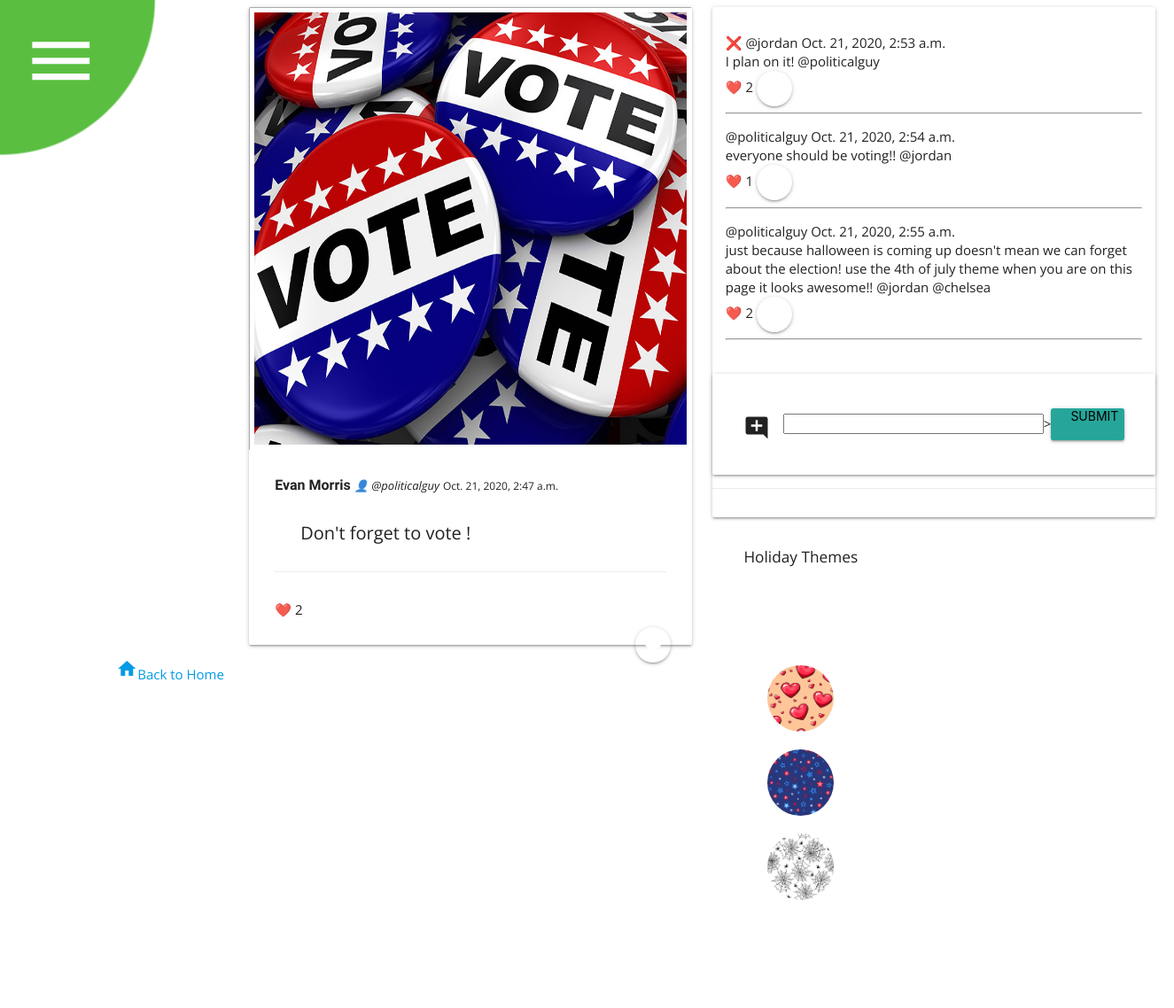
The page /post/6/ (signed in) on the database its author committed.
### post/models.py (models this page shows, shortened)
class Post(models.Model):
    photo = models.ImageField(upload_to="image")
    caption = models.CharField(max_length=250)
    date = models.DateTimeField(default=timezone.now)
    location = models.CharField(max_length=100, null=True, blank=True)
    likes = models.IntegerField(default=0)
    author = models.ForeignKey(InstaUser, on_delete=models.CASCADE)

class Comment(models.Model):
    post = models.ForeignKey(Post, on_delete=models.CASCADE)
    creator = models.ForeignKey(InstaUser, on_delete=models.CASCADE)
    text = models.TextField()
    date = models.DateTimeField(default=timezone.now)
    likes = models.IntegerField(default=0)
    dislikes = models.IntegerField(default=0)

### instauser/models.py (models this page shows)
class InstaUser(AbstractUser):
    display_name = models.CharField(max_length=40, unique=False)
    bio = models.CharField(max_length=100, blank=True, null=True)
    followers = models.ManyToManyField("self", symmetrical=False, blank=True, default='self')
    profile_pic = models.ImageField(upload_to='image', default='/media/image/default.jpg')
    email = models.EmailField(blank=True, null=True)
    REQUIRED_FIELDS = ['display_name']
    def __str__(self):
        return f"@{self.username}"

### post/views.py (the view, shortened to what this page needs)
# urls.py: path('post/<int:postid>/', PostDetailView, name='post_details'),
@login_required
def PostDetailView(request, postid):
    form = CommentForm
    comments = Comment.objects.filter(post=postid)
    post = Post.objects.get(pk=postid)
    return render(request, 'details.html', {'post':post, 'form':form, 'comments':comments})

### templates/details.html (shortened to what this page needs)
<html lang="en" id="htmltag" class="theme-vanilla">
{% include './partials/head.html' %}
<body id="body">
    <div >
        {% include './blobmenu.html' %}
    </div>
    <div id="details-background">
        <div class="row">
            <div class="col s12 m6">
                <div id="left" class="card">
                    <div class="card-image">
                        <img class="card-image postpic" src="{{ post.photo.url }}" alt="photo">
                    </div>
                    <div class="card-content">
                        <p class="display_name">{{ post.author.display_name }}</p>
                        <p class="username">👤 @{{ post.author.username }}</p>
                        <p class="date">{{ post.date }}</p>
                        <div class="card-content">
                            <p class="caption">{{ post.caption }}</p>
                        </div>
                        <div class="card-action"></div>
                        <p class="post-likes">❤️ {{ post.likes }}</p>
                        <a class="btn-floating halfway-fab waves-effect waves-light red" href="/post/{{ post.id }}/like/">
                            <i class="material-icons">favorite</i></a>
                        </div>
                    </div>
                    <span> <a href="/"><i class="material-icons">home</i>Back to Home</a></span>
                </div>
            </div>
            <div class="row">
                <div class="col s6">
                    <div id="right" class="card">
                        <div id="comments">
                            {% include "./partials/comment.html" %}
                        </div>
                        <form class="card-panel" action="" method="post">
                            <div class="input-field col s12 valign-wrapper">
                                <i class="material-icons prefix">add_comment</i>
                                <input type={{form.text}}>
                                <input class="btn-block waves-effect waves-light btn" type="submit" value="Submit">
                            </div>
                    </form>
                    <div class="card-action">
                    </div>
                </div>
                <div id="theme-container">
            <h6>Holiday Themes</h6>
            <button id="vanilla-button" class="theme-button" onclick="setTheme('theme-vanilla')"></button>
            <button id="feb-button" class="theme-button bg-2" onclick="setTheme('theme-valentinesDay')"></button>
            <button id="jul-button" class="theme-button bg-7" onclick="setTheme('theme-fourthOfJuly')"></button>
            <button id="oct-button" class="theme-button bg-10" onclick="setTheme('theme-halloween')"></button>
            <button id="dec-button" class="theme-button bg-12" onclick="setTheme('theme-christmas')"></button>
        </div>
            </div>
        </div>
    </div>
</body>
</html>

### templates/partials/comment.html
<div class="comments">
        <ul>
            {% for comment in comments %}
                {% if comment.tweet.id == tweet.id %}
                    <li class="comment">
                        {% if comment.creator == request.user or post.author == request.user %}
                            <a href="/deletecomment/{{ comment.id }}/">❌</a>
                        {% endif %}
                        <p >{{comment.creator}} {{ comment.date }}</p><br>
                        <p >{{comment.text}}</p><br>
                        <p class="">❤️ {{ comment.likes }}</p>
                        <a class="btn-floating waves-effect waves-light red" href="/post/{{ post.id }}/{{ comment.id }}/like/">
                            <i class="material-icons">favorite</i></a>
                    <hr>
                    </li>
                {% endif %}
                {% empty %}
                    <li>No comments yet.</li>
            {% endfor %}
        </ul>
    </div>

### static/css/blob.css (style rules this page uses)
* { box-sizing: border-box; }
:root { --speed: 0.85; --primary: white; --size: 30; --ease: cubic-bezier(0.175, 0.885, 0.32, 1.275); }
body { background: #fafafa; font-family: 'Open Sans', sans-serif; min-height: 100vh; overflow-x: hidden; padding: 0; }

### static/css/style.css (style rules this page uses)
body { display: grid; grid-template-columns: 120px 50vw 50vw; font-family: 'Open Sans', sans-serif; line-height: 1.4; background-image: var(--bg); background-color: var(--color-primary); }
#body { background-image: var(--bg); background-color: var(--color-primary); font-family: 'Open Sans', sans-serif; line-height: 1.4; }
.btn-floating { background-color: var(--color-dark) !important; }
.postpic { max-width: 50vw; max-height: 50vw; border: 1px inset white; display: flex; image-rendering: crisp-edges; shape-image-threshold: auto; width: minmax(300px, 600px); }
.postpic { width: 500px; height: 500px; padding:5px; }
.caption { font-size: 20px; margin-left: 5px; color: var(--color-primary); }
.username { display:inline; color: var(--color-light); text-decoration: none; font-style: italic; font-size: small; align-self: flex-start; }
.display_name { display:inline; font-size:medium; font-weight: bold; text-decoration: none; align-self: flex-start; font-family: 'Sansita Swashed', cursive; color: var(--color-light); }
.date { font-size: 12px; display: inline; color: var(--color-mute); }
#details-background { display: flex; align-items: stretch; justify-content: left; align-content:space-around; }
.comments { display: flex; grid-column: 2; background-color: var(--color-light); }
#right { display: flex; width: 500px; flex-direction: column; background-color: var(--color-secondary); }
#left { display: flex; margin-left: 150px; flex-direction: column; background-color: var(--color-dark); }
.post-likes { display: inline; flex-direction: row; }
.card { width:500px; background-color: var(--color-secondary); color: var(--color-dark) !important; }
.card-content { margin: 5px; background-color: var(--color-secondary); }
#list-users img, p { display: inline; flex-direction: column; }
.theme-button { width: 75px; height: 75px; padding: 10px 20px; display: flex; flex-direction: row; font-size:small; margin:10px; border-radius: 100px; background-color: var(--color-light); border: 1px solid var(--color-primary); }
.bg-2 { background-image: url('/static/images/feb-theme-button.jpg'); background-size: contain; }
.bg-7 { background-image: url('/static/images/jul-theme-button.jpg'); background-size: contain; }
.bg-10 { background-image: url('/static/images/oct-theme-button.jpg'); background-size: contain; }
.bg-12 { background-image: url('/static/images/dec-theme-button.png'); background-size: contain; }
#theme-container { background-color: var(--color-primary); border: 2px solid var(--color-light); padding: 10px; width: 200px; display: grid; place-items: center; }
#theme-container h6 { color: var(--color-light) }
li.comment { margin: 15px; }

### rows shown on the page
Post: photo (picture), author.display_name "Evan Morris", author.username "politicalguy", date "Oct. 21, 2020, 2:47 a.m.", caption "Don't forget to vote !", likes "2"
Comment: creator "@jordan", date "Oct. 21, 2020, 2:53 a.m.", text "I plan on it! @politicalguy", likes "2"
Comment: creator "@politicalguy", date "Oct. 21, 2020, 2:54 a.m.", text "everyone should be voting!! @jordan", likes "1"
Comment: creator "@politicalguy", date "Oct. 21, 2020, 2:55 a.m.", text "just because halloween is coming up doesn't mean we can forget about the election! use the 4th of july theme when you are on this page it looks awesome!! @jordan @chelsea", likes "2"
